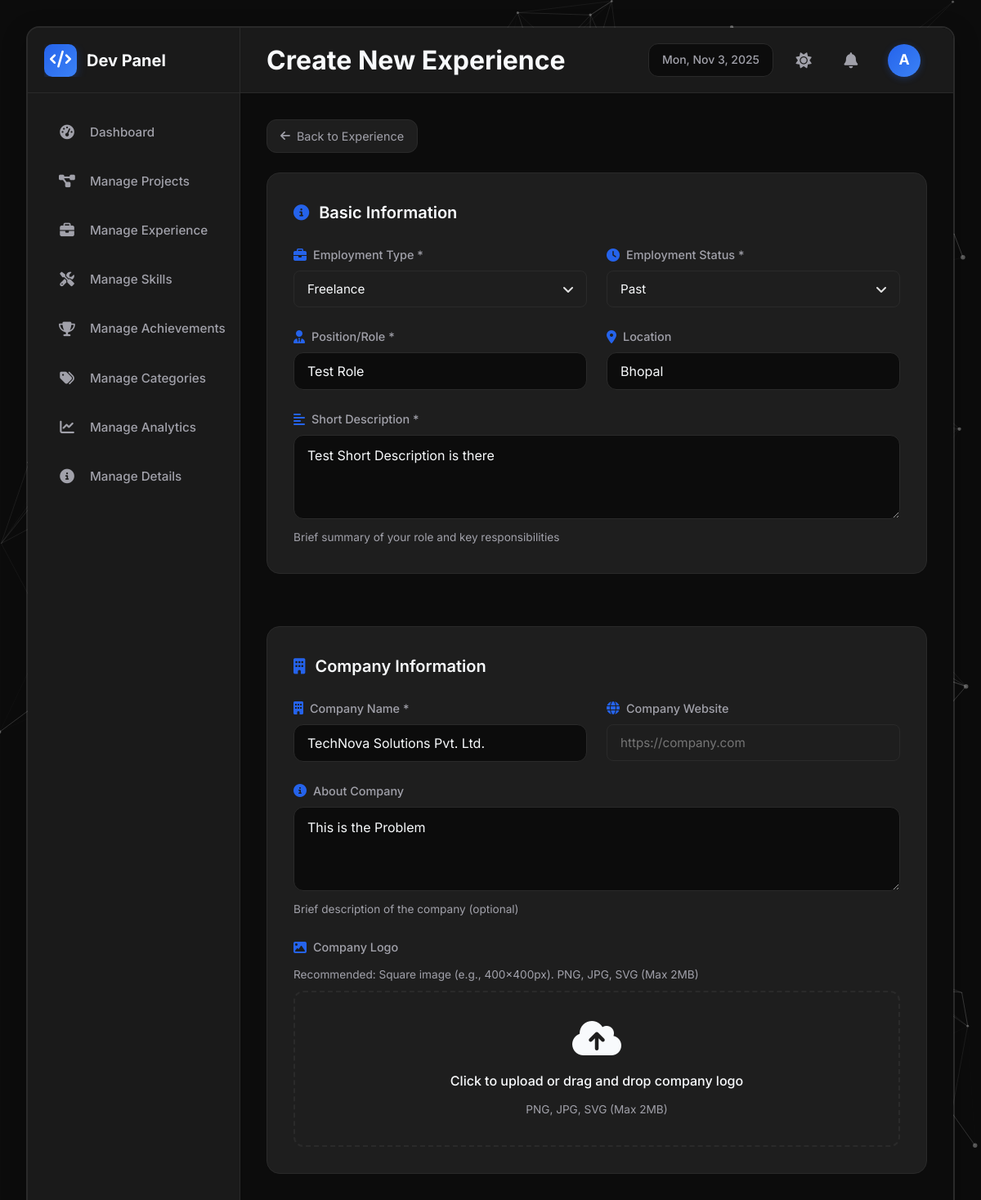
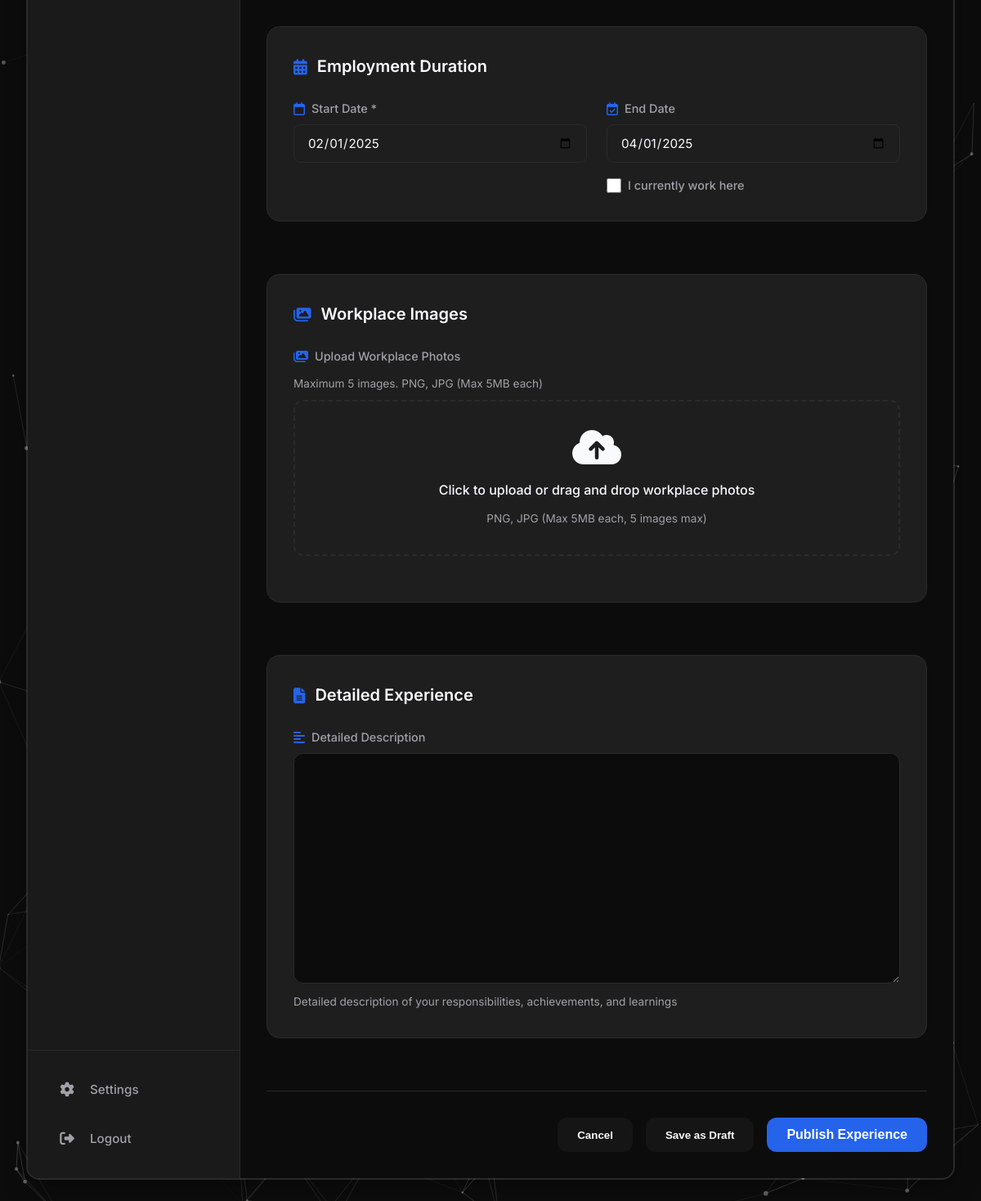
The app's page /experience/1/edit/ with its own data (2 pictures, top to bottom).
### portfolio/models.py (models this page shows, shortened)
class Experience(models.Model):
    EMPLOYMENT_TYPE_CHOICES = [
        ("full-time", "Full-time Employment"),
        ("part-time", "Part-time"),
        ("freelance", "Freelance"),
        ("contract", "Contract"),
        ("internship", "Internship"),
        ("volunteer", "Volunteer"),
    ]
    STATUS_CHOICES = [
        ("current", "Current"),
        ("past", "Past"),
    ]
    position = models.CharField(max_length=200, help_text="Job title/position")
    slug = models.SlugField(max_length=200, unique=True)
    employment_type = models.CharField(
        max_length=20,
        choices=EMPLOYMENT_TYPE_CHOICES,
        default="full-time",
        help_text="Type of employment",
    )
    employment_status = models.CharField(
        max_length=20,
        choices=STATUS_CHOICES,
        default="current",
        help_text="Current or past employment",
    )
    location = models.CharField(
        max_length=200, blank=True, help_text="Work location or Remote"
    )
    company_name = models.CharField(max_length=200)
    company_about = models.TextField(blank=True, help_text="Brief company description")
    company_website = models.URLField(blank=True, null=True)
    company_logo = models.ImageField(
        upload_to="experience/logos/",
        blank=True,
        null=True,
        help_text="Company logo image",
    )
    start_date = models.DateField(help_text="Employment start date")
    end_date = models.DateField(
        null=True, blank=True, help_text="Employment end date (blank if current)"
    )
    currently_working = models.BooleanField(
        default=False, help_text="Currently working here"
    )
    short_description = models.TextField(
        help_text="Brief summary of role and responsibilities"
    )
    detailed_description = models.TextField(
        blank=True, help_text="Detailed experience description in HTML format"
    )
    is_active = models.BooleanField(default=True, help_text="Show on website")
    is_draft = models.BooleanField(default=False, help_text="Draft status")
    order = models.IntegerField(default=0, help_text="Display order")
    created_at = models.DateTimeField(auto_now_add=True)
    updated_at = models.DateTimeField(auto_now=True)
    class Meta:
        ordering = ["-order", "-start_date"]
        verbose_name = "Experience"
        verbose_name_plural = "Experiences"

### portfolio/views.py (the view)
def edit_experience(request, experience_id):
    experience = get_object_or_404(Experience, id=experience_id)
    if request.method == "POST":
        post_data = request.POST.copy()
        if 'start_date' in post_data and post_data['start_date']:
            start_date = post_data['start_date']
            if len(start_date) == 7:  # Format: YYYY-MM
                post_data['start_date'] = f"{start_date}-01"
        if 'end_date' in post_data and post_data['end_date']:
            end_date = post_data['end_date']
            if len(end_date) == 7:  # Format: YYYY-MM
                post_data['end_date'] = f"{end_date}-01"
        form = ExperienceForm(post_data, request.FILES, instance=experience)
        if form.is_valid():
            experience = form.save()
            workplace_files = request.FILES.getlist("workplace_images")
            if workplace_files:
                experience.images.all().delete()
                for index, image_file in enumerate(workplace_files):
                    ExperienceImage.objects.create(
                        experience=experience, image=image_file, order=index
                    )
            if request.headers.get("X-Requested-With") == "XMLHttpRequest":
                return JsonResponse(
                    {
                        "success": True,
                        "message": "Experience updated successfully!",
                        "redirect_url": "/experience/",
                    }
                )
            else:
                messages.success(request, "Experience updated successfully!")
                return redirect("manage_experience")
        else:
            if request.headers.get("X-Requested-With") == "XMLHttpRequest":
                return JsonResponse(
                    {"success": False, "errors": form.errors}, status=400
                )
    else:
        form = ExperienceForm(instance=experience)
    context = {
        "form": form,
        "experience": experience,
        "is_edit": True,
    }
    return render(request, "create_experience.html", context)

### portfolio/context_processors.py (called while the page is built)
def notifications_context(request):
    recent_notifications = Notification.objects.filter(is_active=True).order_by('-created_at')[:3]
    unread_count = Notification.objects.filter(is_active=True, is_read=False).count()
    return {
        'recent_notifications': recent_notifications,
        'unread_count': unread_count,
    }

### templates/create_experience.html (shortened to what this page needs)
{% extends 'base.html' %}
{% load static %}
{% block extra_css %}
<link rel="stylesheet" href="{% static 'css/create-common.css' %}">
<link rel="stylesheet" href="{% static 'css/create-experience.css' %}">
{% endblock %}
{% block nav_experience %}active{% endblock %}
{% block navbar_left %}
<h1 class="page-title">Create New Experience</h1>
{% endblock %}
{% block content %}
<div class="back-navigation">
    <a href="{% url 'manage_experience' %}" class="btn-back">
        <i class="fas fa-arrow-left"></i> Back to Experience
    </a>
</div>
<form class="create-form" id="create-experience-form" method="POST" enctype="multipart/form-data">
    <section class="section-card fade-in">
        <div class="section-header">
            <h2><i class="fas fa-info-circle"></i> Basic Information</h2>
        </div>
        <div class="form-grid">
            <div class="form-group">
                <label class="form-label">
                    <i class="fas fa-briefcase"></i> Employment Type *
                </label>
                {{ form.employment_type }}
            </div>
            <div class="form-group">
                <label class="form-label">
                    <i class="fas fa-clock"></i> Employment Status *
                </label>
                {{ form.employment_status }}
            </div>
        </div>
        <div class="form-grid">
            <div class="form-group">
                <label class="form-label">
                    <i class="fas fa-user-tie"></i> Position/Role *
                </label>
                {{ form.position }}
            </div>
            <div class="form-group">
                <label class="form-label">
                    <i class="fas fa-map-marker-alt"></i> Location
                </label>
                {{ form.location }}
            </div>
        </div>
        <div class="form-group full-width">
            <label class="form-label">
                <i class="fas fa-align-left"></i> Short Description *
            </label>
            {{ form.short_description }}
            <small class="form-hint">Brief summary of your role and key responsibilities</small>
        </div>
    </section>
    <section class="section-card fade-in" style="animation-delay: 0.1s;">
        <div class="section-header">
            <h2><i class="fas fa-building"></i> Company Information</h2>
        </div>
        <div class="form-grid">
            <div class="form-group">
                <label class="form-label">
                    <i class="fas fa-building"></i> Company Name *
                </label>
                {{ form.company_name }}
            </div>
            <div class="form-group">
                <label class="form-label">
                    <i class="fas fa-globe"></i> Company Website
                </label>
                {{ form.company_website }}
            </div>
        </div>
        <div class="form-group full-width">
            <label class="form-label">
                <i class="fas fa-info-circle"></i> About Company
            </label>
            {{ form.company_about }}
            <small class="form-hint">Brief description of the company (optional)</small>
        </div>
        <div class="form-group full-width">
            <label class="form-label">
                <i class="fas fa-image"></i> Company Logo
            </label>
            <small class="form-hint">Recommended: Square image (e.g., 400x400px). PNG, JPG, SVG (Max 2MB)</small>
            <div class="file-upload-area" id="logo-upload">
                <i class="fas fa-cloud-upload-alt"></i>
                <p>Click to upload or drag and drop company logo</p>
                <span class="file-info">PNG, JPG, SVG (Max 2MB)</span>
            </div>
        </div>
    </section>
    <section class="section-card fade-in" style="animation-delay: 0.2s;">
        <div class="section-header">
            <h2><i class="fas fa-calendar-alt"></i> Employment Duration</h2>
        </div>
        <div class="form-grid">
            <div class="form-group">
                <label class="form-label">
                    <i class="far fa-calendar"></i> Start Date *
                </label>
                {{ form.start_date }}
            </div>
            <div class="form-group">
                <label class="form-label">
                    <i class="far fa-calendar-check"></i> End Date
                </label>
                {{ form.end_date }}
                <label class="checkbox-label">
                    {{ form.currently_working }} I currently work here
                </label>
            </div>
        </div>
    </section>
    <section class="section-card fade-in" style="animation-delay: 0.3s;">
        <div class="section-header">
            <h2><i class="fas fa-images"></i> Workplace Images</h2>
        </div>
        <div class="form-group full-width">
            <label class="form-label">
                <i class="fas fa-images"></i> Upload Workplace Photos
            </label>
            <small class="form-hint">Maximum 5 images. PNG, JPG (Max 5MB each)</small>
            <div class="file-upload-area" id="workplace-upload">
                <i class="fas fa-cloud-upload-alt"></i>
                <p>Click to upload or drag and drop workplace photos</p>
                <span class="file-info">PNG, JPG (Max 5MB each, 5 images max)</span>
            </div>
        </div>
    </section>
    <section class="section-card fade-in" style="animation-delay: 0.4s;">
        <div class="section-header">
            <h2><i class="fas fa-file-alt"></i> Detailed Experience</h2>
        </div>
        <div class="form-group full-width">
            <label class="form-label">
                <i class="fas fa-align-left"></i> Detailed Description
            </label>
            {{ form.detailed_description }}
            <small class="form-hint">Detailed description of your responsibilities, achievements, and learnings</small>
        </div>
    </section>
    <div class="form-actions">
        <button type="button" class="btn-secondary" onclick="window.history.back()">Cancel</button>
        <button type="submit" name="save_draft" class="btn-secondary">Save as Draft</button>
        <button type="submit" name="publish" class="btn-primary">Publish Experience</button>
    </div>
</form>
{% endblock %}

### static/css/base.css (style rules this page uses)
:root { --bg-main: #0c0c0c; --bg-sidebar: #1a1a1a; --bg-cards: #1e1e1e; --border-color: #2a2a2a; --text-primary: #f8fafc; --text-secondary: #a1a1aa; --text-muted: #71717a; --particle-color: #444; --shadow-color: rgba(0, 0, 0, 0.3); --hover-bg: rgba(100, 100, 100, 0.1); --accent-blue: #2563eb; --accent-blue-hover: #3b82f6; --success: #10b981; --danger: #ef4444; --shadow-lg: 0 10px 30px var(--shadow-color); --border-radius: 12px; --border-radius-lg: 16px; --transition: all 0.2s cubic-bezier(0.4, 0, 0.2, 1); }
*, *::before, *::after { margin: 0; padding: 0; box-sizing: border-box; }
body { font-family: 'Inter', -apple-system, BlinkMacSystemFont, sans-serif; background-color: var(--bg-main); color: var(--text-primary); line-height: 1.6; -webkit-font-smoothing: antialiased; -moz-osx-font-smoothing: grayscale; overflow-x: hidden; transition: background-color var(--transition), color var(--transition); }
a { text-decoration: none; color: inherit; }
button { background: none; border: none; cursor: pointer; }
.btn-primary { background: var(--accent-blue); color: white; padding: 12px 1.5rem; border-radius: var(--border-radius); font-weight: 600; transition: var(--transition); display: inline-flex; align-items: center; gap: 0.75rem; font-size: 1rem; text-decoration: none; cursor: pointer; }
.btn-secondary { background-color: var(--hover-bg); color: var(--text-primary); padding: 10px 1.5rem; border-radius: var(--border-radius); font-weight: 600; display: inline-flex; align-items: center; justify-content: center; gap: 0.75rem; transition: var(--transition); cursor: pointer; }
.section-card { background-color: var(--bg-cards); border: 1px solid var(--border-color); border-radius: var(--border-radius-lg); padding: 2rem; transition: var(--transition); }
.section-header { display: flex; justify-content: space-between; align-items: center; margin-bottom: 1.5rem; }
.section-header h2 { font-size: 1.5rem; font-weight: 700; }
.form-group { display: flex; flex-direction: column; gap: 0.75rem; margin-bottom: 1.5rem; }
.form-group:last-child { margin-bottom: 0; }
.form-group label { font-size: 0.9rem; font-weight: 500; color: var(--text-secondary); }
.form-group input[type="text"], .form-group input[type="email"], .form-group input[type="password"], .form-group input[type="number"], .form-group textarea, .form-group select { background-color: var(--bg-main); border: 1px solid var(--border-color); border-radius: var(--border-radius); padding: 12px 16px; color: var(--text-primary); font-size: 1rem; outline: none; transition: var(--transition); width: 100%; }
.form-group select { appearance: none; background-position: right 0.7rem center; background-repeat: no-repeat; background-size: 1.5em 1.5em; padding-right: 2.5rem; }
.form-group select option { background: var(--bg-cards); }
.form-group textarea { resize: vertical; min-height: 100px; }
.fade-in { animation: fadeIn 0.5s ease-out forwards; }

### static/css/style.css (style rules this page uses)
body { display: flex; justify-content: center; align-items: center; min-height: 100vh; padding: 2rem; background: var(--bg-main); transition: background-color var(--transition); }
.section-card { background: var(--bg-cards); border: 1px solid var(--border-color); border-radius: var(--border-radius-lg); padding: 2rem; margin-bottom: 2rem; transition: all var(--transition); box-shadow: var(--shadow-sm); }
.fade-in { opacity: 0; transform: translateY(20px); animation: fadeInUp 0.6s ease forwards; }

### records on screen
Experience: employment_type "Freelance", employment_status "Past", position "Test Role", location "Bhopal", short_description "Test Short Description is there", company_name "TechNova Solutions Pvt. Ltd.", company_about "This is the Problem", start_date "02/01/2025", end_date "04/01/2025"
